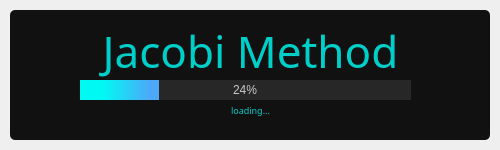
<?xml version="1.0" encoding="UTF-8"?>
<ui version="4.0">
 <class>SplashScreen</class>
 <widget class="QMainWindow" name="SplashScreen">
  <property name="geometry">
   <rect>
    <x>0</x>
    <y>0</y>
    <width>500</width>
    <height>150</height>
   </rect>
  </property>
  <property name="minimumSize">
   <size>
    <width>380</width>
    <height>150</height>
   </size>
  </property>
  <property name="maximumSize">
   <size>
    <width>500</width>
    <height>150</height>
   </size>
  </property>
  <property name="windowTitle">
   <string>MainWindow</string>
  </property>
  <widget class="QWidget" name="centralwidget">
   <layout class="QVBoxLayout" name="verticalLayout">
    <property name="spacing">
     <number>0</number>
    </property>
    <property name="leftMargin">
     <number>10</number>
    </property>
    <property name="topMargin">
     <number>10</number>
    </property>
    <property name="rightMargin">
     <number>10</number>
    </property>
    <property name="bottomMargin">
     <number>10</number>
    </property>
    <item>
     <widget class="QFrame" name="dropShadowFrame">
      <property name="styleSheet">
       <string notr="true">QFrame {	
	background-color: rgb(17, 17, 17);	
	color: rgb(220, 220, 220);
	border-radius: 5;
}</string>
      </property>
      <property name="frameShape">
       <enum>QFrame::StyledPanel</enum>
      </property>
      <property name="frameShadow">
       <enum>QFrame::Raised</enum>
      </property>
      <widget class="QLabel" name="label_title">
       <property name="geometry">
        <rect>
         <x>0</x>
         <y>10</y>
         <width>481</width>
         <height>61</height>
        </rect>
       </property>
       <property name="font">
        <font>
         <family>Bebas Neue</family>
         <pointsize>33</pointsize>
        </font>
       </property>
       <property name="styleSheet">
        <string notr="true">color: #00cec9;</string>
       </property>
       <property name="text">
        <string>&lt;html&gt;&lt;head/&gt;&lt;body&gt;&lt;p align=&quot;center&quot;&gt;Jacobi   Method&lt;/p&gt;&lt;/body&gt;&lt;/html&gt;</string>
       </property>
       <property name="alignment">
        <set>Qt::AlignCenter</set>
       </property>
      </widget>
      <widget class="QProgressBar" name="progressBar">
       <property name="geometry">
        <rect>
         <x>70</x>
         <y>70</y>
         <width>331</width>
         <height>20</height>
        </rect>
       </property>
       <property name="styleSheet">
        <string notr="true">QProgressBar {
	
	background-color: rgb(39, 39, 39);
	color: rgb(200, 200, 200);
	border-style: none;
	text-align: center;
}
QProgressBar::chunk{
	background-color: qlineargradient(spread:pad, x1:0, y1:0, x2:1, y2:0, stop:0.284091 rgba(0, 250, 243, 255), stop:0.880682 rgba(77, 169, 248, 255));
}</string>
       </property>
       <property name="value">
        <number>24</number>
       </property>
      </widget>
      <widget class="QLabel" name="label_loading">
       <property name="geometry">
        <rect>
         <x>0</x>
         <y>90</y>
         <width>481</width>
         <height>21</height>
        </rect>
       </property>
       <property name="font">
        <font>
         <family>Century Gothic</family>
         <pointsize>7</pointsize>
        </font>
       </property>
       <property name="styleSheet">
        <string notr="true">color: #00cec9</string>
       </property>
       <property name="text">
        <string>loading...</string>
       </property>
       <property name="alignment">
        <set>Qt::AlignCenter</set>
       </property>
      </widget>
     </widget>
    </item>
   </layout>
  </widget>
 </widget>
 <resources/>
 <connections/>
</ui>
